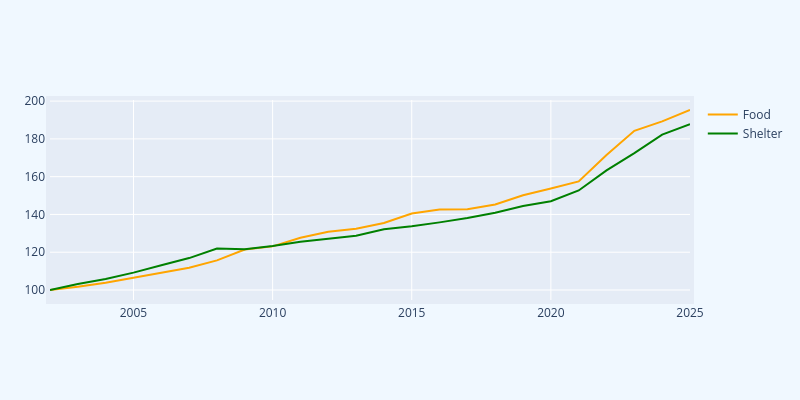

Notebook code cell kept with this figure:
### Markdown cell above
## Plotly

The final suite of libraries come from a data science platform called Plotly. Plotly's Python graphing libraries make it incredibly easy to produce publication-quality graphs for Python notebooks, interactive webpages, dashboards, and more. Notably, Plotly has a high degree of interoperability between different languages, so a Plotly Python visualization can easily be reproduced in R, JavaScript, and so on. https://plotly.com/python/

### Code cell
# Let's start by using plotly graph_objects, which is closer to Matplotlib in its complexity
import plotly.graph_objects as go

# if we only want to draw one line chart for our All-items basket
#fig = go.Figure([go.Scatter(x=df['Years'], y=df['All-items'])])

# if we want to do more than one line, this line will create a graph objects "figure"
fig = go.Figure()

# these lines will add "scatterplot lines" to our figure
fig.add_trace(go.Scatter(x=df['Years'], y=df['Food'], name="Food", line=dict(color="orange")))
fig.add_trace(go.Scatter(x=df['Years'], y=df['Shelter'], name="Shelter", line=dict(color="green")))

# and this code will allow us to update the figure's layout/aesthetics
fig.update_layout(
    autosize=False,
    width=800,
    height=400,
    margin=dict(
        l=50,
        r=50,
        b=100,
        t=100,
        pad=4
    ),
    paper_bgcolor="AliceBlue",
)

# this line will display it in our notebook
fig.show()

### Figure 1 — Plotly figure (JSON) as saved in the notebook; plotly's stock layout.template omitted (floating-point values rounded to 4 significant figures)
{"data": [{"line": {"color": "orange"}, "name": "Food", "type": "scatter", "x": [2002, 2003, 2004, 2005, 2006, 2007, 2008, 2009, 2010, 2011, 2012, 2013, 2014, 2015, 2016, 2017, 2018, 2019, 2020, 2021, 2022, 2023, 2024, 2025], "y": [100.0, 101.7, 103.8, 106.4, 108.9, 111.8, 115.7, 121.4, 123.1, 127.7, 130.8, 132.4, 135.5, 140.5, 142.6, 142.7, 145.3, 150.2, 153.7, 157.5, 171.5, 184.3, 189.3, 195.3]}, {"line": {"color": "green"}, "name": "Shelter", "type": "scatter", "x": [2002, 2003, 2004, 2005, 2006, 2007, 2008, 2009, 2010, 2011, 2012, 2013, 2014, 2015, 2016, 2017, 2018, 2019, 2020, 2021, 2022, 2023, 2024, 2025], "y": [100.0, 103.2, 105.8, 109.2, 113.1, 116.9, 122.0, 121.6, 123.3, 125.6, 127.1, 128.7, 132.2, 133.7, 135.8, 138.1, 140.9, 144.5, 147.0, 152.7, 163.3, 172.5, 182.3, 187.8]}], "layout": {"autosize": false, "height": 400, "margin": {"b": 100, "l": 50, "pad": 4, "r": 50, "t": 100}, "paper_bgcolor": "AliceBlue", "width": 800}}
